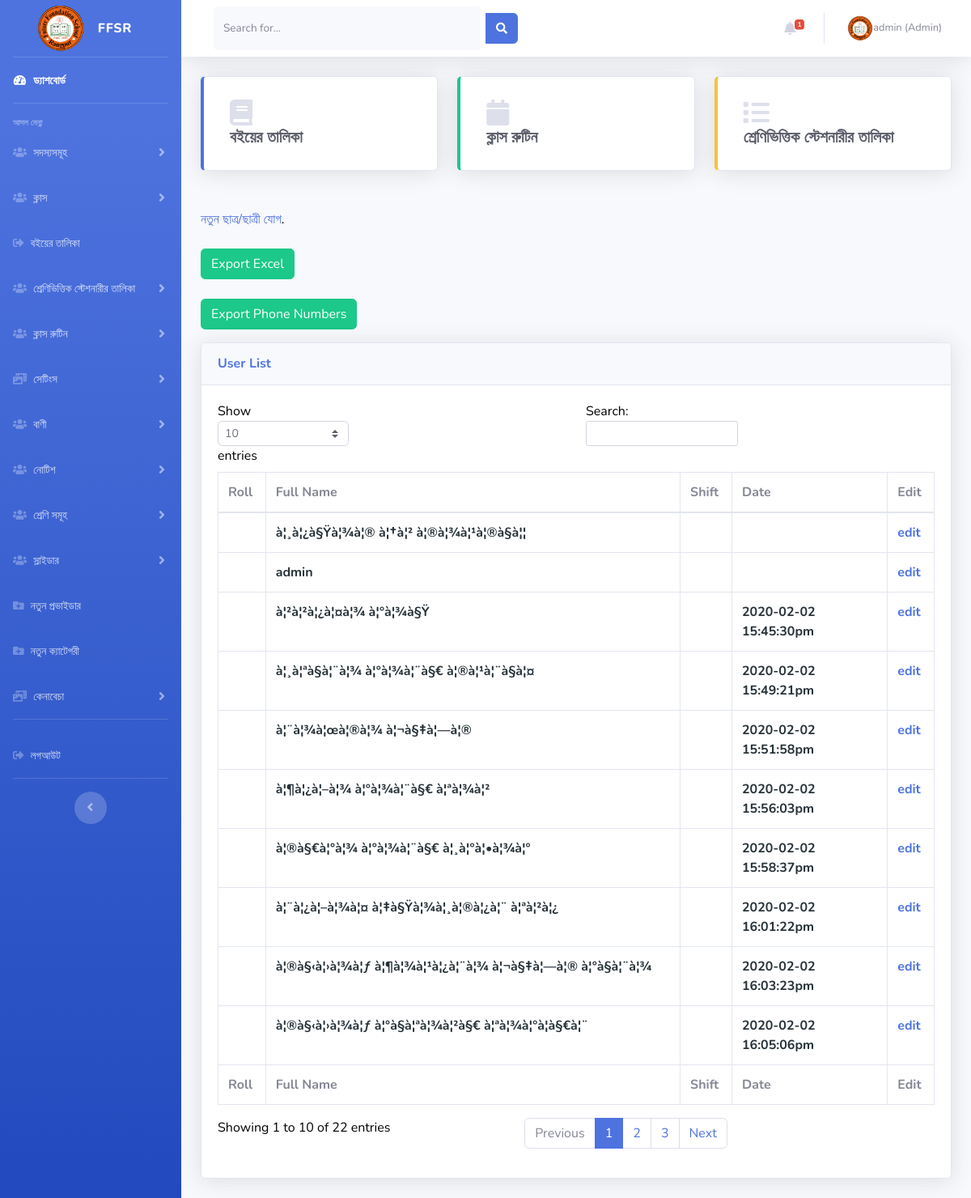
/admin/class_details.php (signed in), run on the app's committed database.
### tables this page shows
CREATE TABLE `users` (
  `id` int(225) NOT NULL,
  `card_no` varchar(255) NOT NULL,
  `username` varchar(225) NOT NULL,
  `img` varchar(255) NOT NULL,
  `phone` varchar(225) NOT NULL,
  `password` varchar(225) NOT NULL,
  `user_type` varchar(225) NOT NULL,
  `fullname` varchar(255) NOT NULL,
  `designation` varchar(255) NOT NULL,
  `email` varchar(255) NOT NULL,
  `birth` varchar(255) NOT NULL,
  `blood_group` varchar(255) NOT NULL,
  `address` varchar(255) NOT NULL,
  `details` text NOT NULL,
  `date` varchar(255) NOT NULL,
  `class_name` varchar(255) NOT NULL,
  `shift` varchar(255) NOT NULL,
  `section` varchar(255) NOT NULL,
  `roll` varchar(255) NOT NULL,
  `father_name` varchar(255) NOT NULL,
  `mother_name` varchar(255) NOT NULL,
  `gender` varchar(255) NOT NULL
);

### functions.php (called while the page is built, shortened)
<?php
	function isAdmin()
	{
		if (isset($_SESSION['user']) && $_SESSION['user']['user_type'] == 'admin' ) {
			return true;
		}else{
			return false;
		}
	}
?>

### admin/class_details.php (the view, shortened to what this page needs)
<?php
    $class = $_GET['class'];
    include ('header.inc.php');
?>
<div class="container-fluid">
  <div class="row">
    <div class="col-xl-4 col-md-4 mb-4">
      <div class="card border-left-primary shadow h-100 py-2">
        <div class="card-body">
          <div class="row no-gutters align-items-center">
            <a href="book_list.php?class=<?php echo $class; ?>">
              <div class="col-auto">
                <i class="fas fa-book fa-2x text-gray-300"></i>
              </div>
              <div class="col mr-2">
                <div class="h5 mb-0 font-weight-bold text-gray-800">বইয়ের তালিকা</div>
              </div>
            </a>
          </div>
        </div>
      </div>
    </div>
    <div class="col-xl-4 col-md-4 mb-4">
      <div class="card border-left-success shadow h-100 py-2">
        <div class="card-body">
          <div class="row no-gutters align-items-center">
            <a href="class_routine.php?class=<?php echo $class; ?>">
              <div class="col-auto">
                <i class="fas fa-calendar fa-2x text-gray-300"></i>
              </div>
              <div class="col mr-2">
                <div class="h5 mb-0 font-weight-bold text-gray-800">ক্লাস রুটিন</div>
              </div>
            </a>
          </div>
        </div>
      </div>
    </div>
    <div class="col-xl-4 col-md-4 mb-4">
      <div class="card border-left-warning shadow h-100 py-2">
        <div class="card-body">
          <div class="row no-gutters align-items-center">
            <a href="class_stationary_list.php?class=<?php echo $class; ?>">
              <div class="col-auto">
                <i class="fas fa-list fa-2x text-gray-300"></i>
              </div>
              <div class="col mr-2">
                <div class="h5 mb-0 font-weight-bold text-gray-800">শ্রেণিভিত্তিক স্টেশনারীর তালিকা</div>
              </div>
            </a>
          </div>
        </div>
      </div>
    </div>
  </div><br/>
  <p class="mb-4"><a target="_blank" href="#" data-toggle="modal" data-target="#AddNewStudent">নতুন ছাত্র/ছাত্রী যোগ</a>.</p>
  <p class="col-xl-3 col-md-6 mb-4"><form method="post" action="student_excel.php">
     <input type="submit" name="excel" class="btn btn-success" value="Export Excel" />
    </form></p>
  <p class="col-xl-3 col-md-6 mb-4"><form method="post" action="student_excel_phone_number.php">
     <input type="submit" name="excel" class="btn btn-success" value="Export Phone Numbers" />
    </form></p>
  <div class="card shadow mb-4">
    <div class="card-header py-3">
      <h6 class="m-0 font-weight-bold text-primary">User List</h6>
    </div>
    <div class="card-body">
      <div class="table-responsive">
        <table class="table table-bordered" id="dataTable" width="100%" cellspacing="0">
          <thead>
            <tr>
              <th>Roll</th>
              <th>Full Name</th>
              <th>Shift</th>
              <th>Date</th>
              <th>Edit</th>
            </tr>
          </thead>
          <tfoot>
            <tr>
              <th>Roll</th>
              <th>Full Name</th>
              <th>Shift</th>
              <th>Date</th>
              <th>Edit</th>
            </tr>
          </tfoot>
          <tbody>
  <?php
    $sql = $db->query("SELECT * FROM users WHERE class_name = '$class' ORDER BY roll DESC");
    $count = mysqli_num_rows($sql);
    if ($count == 0) {
        echo "no result!";
     }else{
      while ($row = mysqli_fetch_array($sql)) {
        $id = $row['id'];
        $fullname = $row['fullname'];
        $shift = $row['shift'];
        $roll = $row['roll'];
        $date = $row['date'];
   ?>
            <tr style="color:#263238;font-weight:bold">
              <td><?php echo $roll; ?></td>
              <td><?php echo $fullname; ?></td>
              <td><?php echo $shift; ?></td>
              <td><?php echo $date; ?></td>
              <td><a href="#" data-toggle="modal" data-target="#StudentDetails<?php echo $id; ?>">edit</a>
            </td>
                    </tr>
                  </tbody>
                </table>
              </div>
            </div>
          </div>
        </div>
      </div>
    </div>
  </div>
<?php }} ?>
<?php
    include ('footer.inc.php');
?>

### admin/header.inc.php (shortened to what this page needs)
<?php include ('../functions.php');
?>
<!DOCTYPE html>
<html lang="en">
<head>
  <link href="vendor/fontawesome-free/css/all.min.css" rel="stylesheet" type="text/css">
  <link href="css/sb-admin-2.min.css" rel="stylesheet">
        <link rel="stylesheet" href="../minified/themes/default.min.css" id="theme-style" />
</head>
<body id="page-top">
  <div id="wrapper">
    <ul class="navbar-nav bg-gradient-primary sidebar sidebar-dark accordion" id="accordionSidebar">
      <a class="sidebar-brand d-flex align-items-center justify-content-center" href="../index.php">
        <div class="sidebar-brand-icon">
          <img src="images/logo.png" width="60px">
        </div>
        <div class="sidebar-brand-text mx-3">FFSR</div>
      </a>
      <hr class="sidebar-divider my-0">
      <li class="nav-item active">
        <a class="nav-link" href="index.php">
          <i class="fas fa-fw fa-tachometer-alt"></i>
          <span>ড্যাশবোর্ড</span></a>
      </li>
      <hr class="sidebar-divider">
      <div class="sidebar-heading">
        আসল মেন্যু
      </div>
    <?php if (isAdmin() || isTeacher() || isStaff()) { ?>
      <li class="nav-item">
        <a class="nav-link collapsed" href="#" data-toggle="collapse" data-target="#User" aria-expanded="true" aria-controls="User">
          <i class="fas fa-users"></i>
          <span>সদস্যসমূহ</span>
        </a>
      </li>
    <?php } ?>
    <?php if (isAdmin()) { ?>
      <li class="nav-item">
        <a class="nav-link collapsed" href="#" data-toggle="collapse" data-target="#StudentOne" aria-expanded="true" aria-controls="StudentOne">
          <i class="fas fa-users"></i>
          <span>ক্লাস</span>
        </a>
      </li>
    <?php } ?>
    <?php if (isAdmin()) { ?>
      <li class="nav-item">
        <a class="nav-link" href="book_list.php">
          <i class="fas fa-sign-out-alt"></i>
          <span>বইয়ের তালিকা</span></a>
      </li>
    <?php } ?>
    <?php if (isAdmin()) { ?>
      <li class="nav-item">
        <a class="nav-link collapsed" href="#" data-toggle="collapse" data-target="#StationaryOne" aria-expanded="true" aria-controls="StationaryOne">
          <i class="fas fa-users"></i>
          <span>শ্রেণিভিত্তিক স্টেশনারীর তালিকা</span>
        </a>
      </li>
    <?php } ?>
    <?php if (isAdmin()) { ?>
      <li class="nav-item">
        <a class="nav-link collapsed" href="#" data-toggle="collapse" data-target="#ClassRoutine" aria-expanded="true" aria-controls="ClassRoutine">
          <i class="fas fa-users"></i>
          <span>ক্লাস রুটিন</span>
        </a>
      </li>
    <?php } ?>
    <?php if (isAdmin()) { ?>
      <li class="nav-item">
        <a class="nav-link collapsed" href="#" data-toggle="collapse" data-target="#collapseSiteSetting" aria-expanded="true" aria-controls="collapseSiteSetting">
          <i class="fas fa-photo-video"></i>
          <span>সেটিংস</span>
        </a>
      </li>
    <?php } ?>
    <?php if (isAdmin()) { ?>
      <li class="nav-item">
        <a class="nav-link collapsed" href="#" data-toggle="collapse" data-target="#Bani" aria-expanded="true" aria-controls="Bani">
          <i class="fas fa-users"></i>
          <span>বাণী</span>
        </a>
      </li>
    <?php } ?>
    <?php if (isAdmin() || isTeacher() || isStaff()) { ?>
      <li class="nav-item">
        <a class="nav-link collapsed" href="#" data-toggle="collapse" data-target="#Notice" aria-expanded="true" aria-controls="Notice">
          <i class="fas fa-users"></i>
          <span>নোটিশ</span>
        </a>
      </li>
    <?php } ?>
    <?php if (isAdmin() || isTeacher() || isStaff()) { ?>
      <li class="nav-item">
        <a class="nav-link collapsed" href="#" data-toggle="collapse" data-target="#Class" aria-expanded="true" aria-controls="Class">
          <i class="fas fa-users"></i>
          <span>শ্রেণি সমূহ</span>
        </a>
      </li>
    <?php } ?>
    <?php if (isAdmin() || isTeacher() || isStaff()) { ?>
      <li class="nav-item">
        <a class="nav-link collapsed" href="#" data-toggle="collapse" data-target="#Slider" aria-expanded="true" aria-controls="Slider">
          <i class="fas fa-users"></i>
          <span>স্লাইডার</span>
        </a>
      </li>
    <?php } ?>
    <?php if (isAdmin()) { ?>
      <li class="nav-item">
        <a class="nav-link" data-toggle="modal" data-target="#AddProvider">
          <i class="fas fa-folder-plus"></i>
          <span>নতুন প্রভাইডার</span></a>
      </li>
    <?php } ?>
    <?php if (isAdmin()) { ?>
      <li class="nav-item">
        <a class="nav-link" data-toggle="modal" data-target="#AddCategory">
          <i class="fas fa-folder-plus"></i>
          <span>নতুন ক্যাটেগরী</span></a>
      </li>
    <?php } ?>
    <?php if (isAdmin() || isTeacher() || isStaff()) { ?>
      <li class="nav-item">
        <a class="nav-link collapsed" href="#" data-toggle="collapse" data-target="#collapseKBOrder" aria-expanded="true" aria-controls="collapseKBOrder">
          <i class="fas fa-photo-video"></i>
          <span>কেনাবেচা</span>
        </a>
      </li>
    <?php } ?>
      <hr class="sidebar-divider">
      <li class="nav-item">
        <a class="nav-link" href="logout.php">
          <i class="fas fa-sign-out-alt"></i>
          <span>লগআউট</span></a>
      </li>
      <hr class="sidebar-divider d-none d-md-block">
      <div class="text-center d-none d-md-inline">
        <button class="rounded-circle border-0" id="sidebarToggle"></button>
      </div>
    </ul>
    <div id="content-wrapper" class="d-flex flex-column">
      <div id="content">
        <nav class="navbar navbar-expand navbar-light bg-white topbar mb-4 static-top shadow">
          <form class="d-none d-sm-inline-block form-inline mr-auto ml-md-3 my-2 my-md-0 mw-100 navbar-search">
            <div class="input-group">
              <input type="text" class="form-control bg-light border-0 small" placeholder="Search for..." aria-label="Search" aria-describedby="basic-addon2">
              <div class="input-group-append">
                <button class="btn btn-primary" type="button">
                  <i class="fas fa-search fa-sm"></i>
                </button>
              </div>
            </div>
          </form>
          <ul class="navbar-nav ml-auto">
            <li class="nav-item dropdown no-arrow mx-1">
              <a class="nav-link dropdown-toggle" href="#" id="messagesDropdown" role="button" data-toggle="dropdown" aria-haspopup="true" aria-expanded="false">
                <i class="fas fa-bell fa-fw"></i>
                <span class="badge badge-danger badge-counter">1</span>
              </a>
            </li>
            <li class="nav-item dropdown no-arrow">
              <a class="nav-link dropdown-toggle" href="#" id="userDropdown" role="button" data-toggle="dropdown" aria-haspopup="true" aria-expanded="false">
                <img class="img-profile rounded-circle" src="images/logo.png">
                <span class="mr-2 d-none d-lg-inline text-gray-600 small">
                <?php  if (isset($_SESSION['user'])) : ?>
                        <?php echo $_SESSION['user']['username']; ?> (<?php echo ucfirst($_SESSION['user']['user_type']); ?>)
                <?php endif ?></span>
              </a>
            </li>
          </ul>
        </nav>

### admin/footer.inc.php (shortened to what this page needs)
</body>
</html>

### admin/header.inc.php (style rules this page uses)
form div { padding: .5em; }

### data on the page
users: fullname "à¦¸à¦¿à§Ÿà¦¾à¦® à¦†à¦² à¦®à¦¾à¦¹à¦®à§à¦¦"
users: fullname "admin"
users: fullname "à¦²à¦²à¦¿à¦¤à¦¾ à¦°à¦¾à§Ÿ", date "2020-02-02 15:45:30pm"
users: fullname "à¦¸à¦ªà§à¦¨à¦¾ à¦°à¦¾à¦¨à§€ à¦®à¦¹à¦¨à§à¦¤", date "2020-02-02 15:49:21pm"
users: fullname "à¦¨à¦¾à¦œà¦®à¦¾ à¦¬à§‡à¦—à¦®", date "2020-02-02 15:51:58pm"
users: fullname "à¦¶à¦¿à¦–à¦¾ à¦°à¦¾à¦¨à§€ à¦ªà¦¾à¦²", date "2020-02-02 15:56:03pm"
users: fullname "à¦®à§€à¦°à¦¾ à¦°à¦¾à¦¨à§€ à¦¸à¦°à¦•à¦¾à¦°", date "2020-02-02 15:58:37pm"
users: fullname "à¦¨à¦¿à¦–à¦¾à¦¤ à¦‡à§Ÿà¦¾à¦¸à¦®à¦¿à¦¨ à¦ªà¦²à¦¿", date "2020-02-02 16:01:22pm"
users: fullname "à¦®à§‹à¦›à¦¾à¦ƒ à¦¶à¦¾à¦¹à¦¿à¦¨à¦¾ à¦¬à§‡à¦—à¦® à¦°à§à¦¨à¦¾", date "2020-02-02 16:03:23pm"
users: fullname "à¦®à§‹à¦›à¦¾à¦ƒ à¦°à§à¦ªà¦¾à¦²à§€ à¦ªà¦¾à¦°à¦­à§€à¦¨", date "2020-02-02 16:05:06pm"

### other printed values
$_SESSION['user']['username'] "admin"
$_SESSION['user']['user_type'] "Admin"
